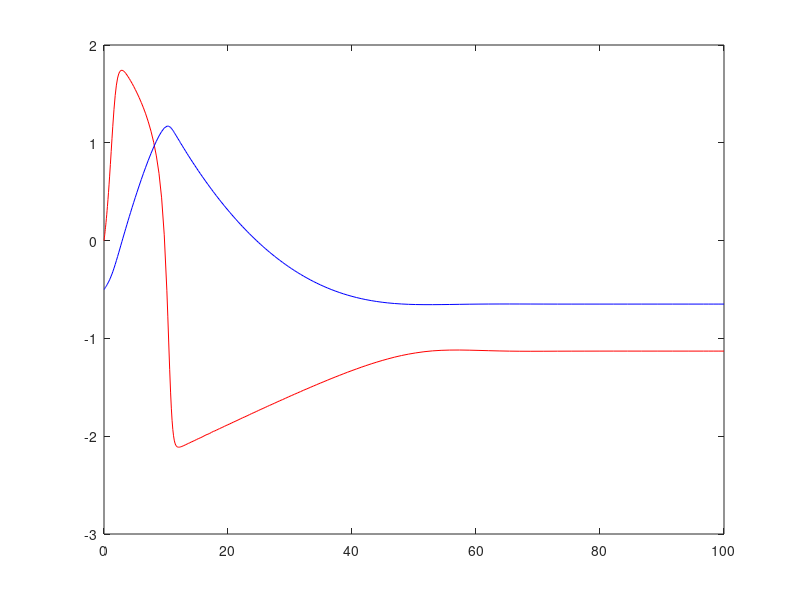
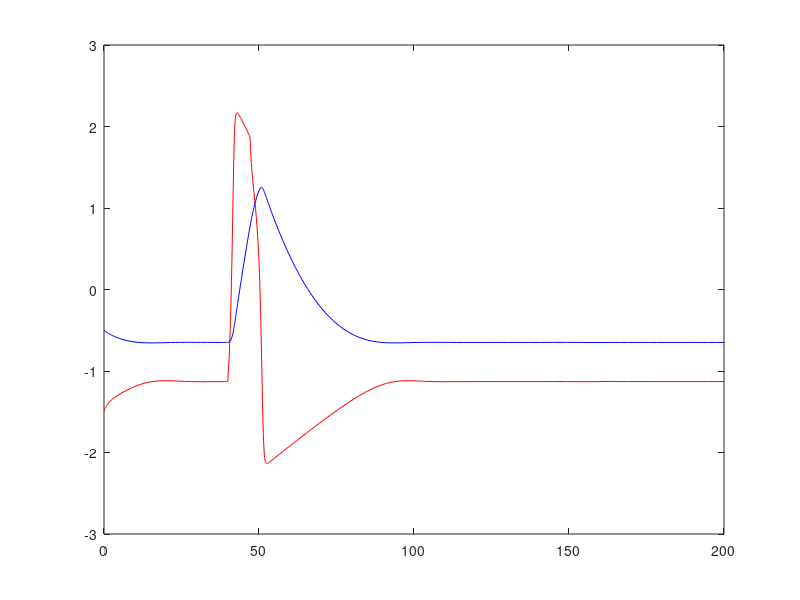
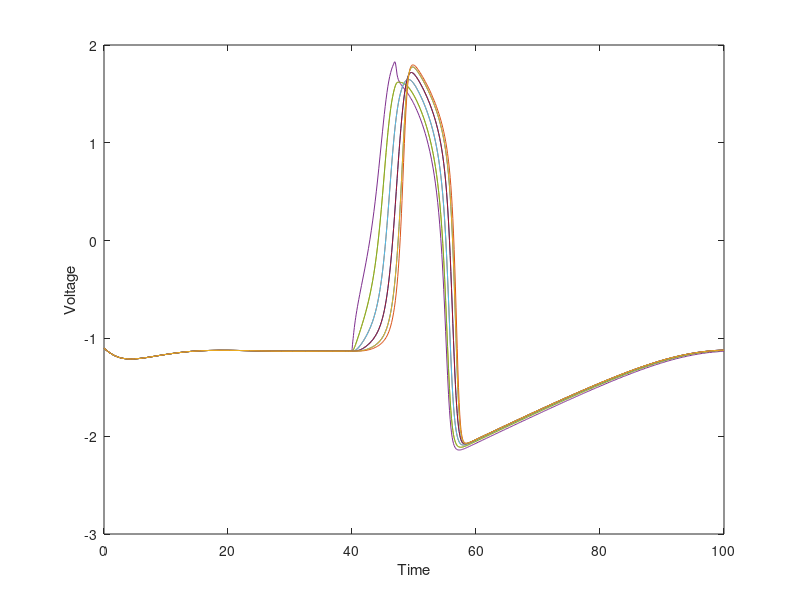
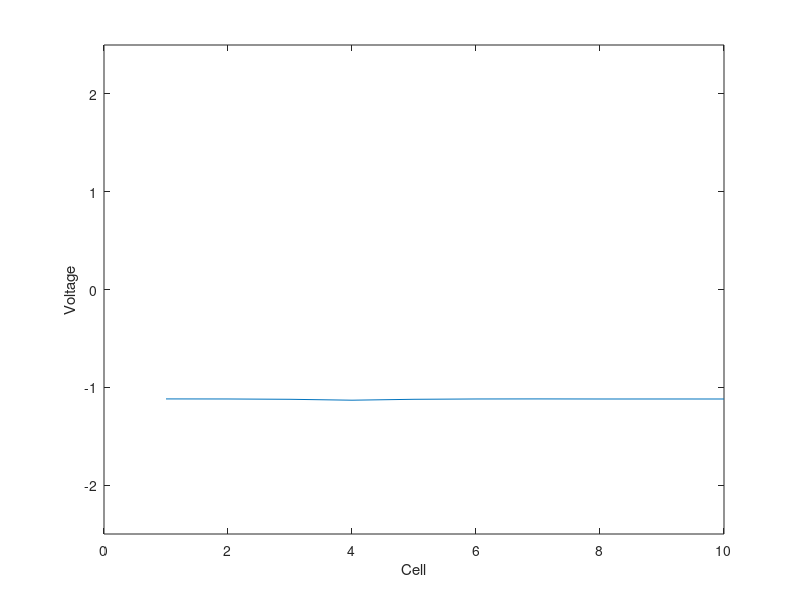

These figures' MATLAB source, in order:
% MCSB Bootcamp
% VStudent - Project X FitzHugh Nagumo

% model parameters
eps = 0.08;
a = 1.00;
b = 0.2;

% model definition
f = @(v,w) v - 1/3*v.^3 - w;
g = @(v,w) eps*(v + a -b*w);

%% single cell
dxdt =@ (t,x) [f(x(1),x(2)); g(x(1),x(2));];

% solve!
[T,X] = ode45(dxdt,[0,100], [-0,-0.5]);

% analysis

figure(2); clf; hold on; box on;
plot(T,X(:,1), '-r')
plot(T,X(:,2), '-b')


%% single cell with injection

I0 = 1.0;
tStart = 40;
tStop = 47;
I =@(t) I0*(t>tStart).*(t<tStop);

% single cell

dxdt =@ (t,x) [f(x(1),x(2)) + I(t); g(x(1),x(2));];

[T,X] = ode45(dxdt,[0,200], [-1.5,-0.5]);

figure(3); clf; hold on; box on;
plot(T,X(:,1), '-r')
plot(T,X(:,2), '-b')

%% multicell


I0 = 1.0;
tStart = 40;
tStop = 47;

I =@(t) I0*(t>tStart).*(t<tStop);

D = 0.9;

dxdt =@(t,x) [f(x(1:10),x(11:20)) ...
    + D*([x(2:10); x(1)] -2*x(1:10) + [x(10); x(1:9)] ... % cell-cell coupling, periodic boundaries
    + [0;0;0;1;0;0;0;0;0;0]*I(t) ); % injection in fourth cell
    g(x(1:10),x(11:20)) ];

ic = [-1.1*ones(10,1);-0.6*ones(10,1)];

[T,X] = ode45(dxdt,[0,100], ic);


% plot results
% time series
figure(4); clf; hold on; box on;
%plot(T,X)
plot(T,X(:,1:10));
xlabel('Time');
ylabel('Voltage')

figure(5)
% movie
for nt=1:numel(T)
    figure(5); clf; hold on; box on;
    plot(X(nt,1:10)); 
    set(gca,'ylim', [-2.5,2.5])
    xlabel('Cell');
    ylabel('Voltage')
    drawnow;
end